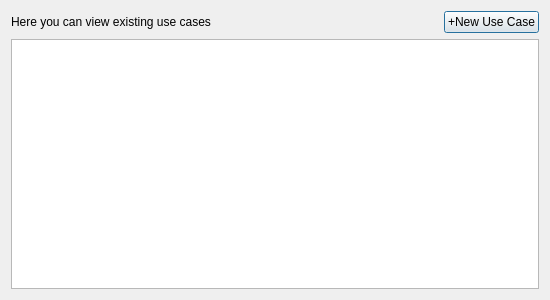
<?xml version="1.0" encoding="UTF-8"?>
<ui version="4.0">
 <class>frmLoadUseCase</class>
 <widget class="QDialog" name="frmLoadUseCase">
  <property name="geometry">
   <rect>
    <x>0</x>
    <y>0</y>
    <width>550</width>
    <height>300</height>
   </rect>
  </property>
  <property name="windowTitle">
   <string>Use Case</string>
  </property>
  <layout class="QVBoxLayout" name="verticalLayout">
   <item>
    <layout class="QHBoxLayout" name="horizontalLayout">
     <item>
      <widget class="QLabel" name="label">
       <property name="text">
        <string>Here you can view existing use cases</string>
       </property>
      </widget>
     </item>
     <item>
      <spacer name="horizontalSpacer">
       <property name="orientation">
        <enum>Qt::Horizontal</enum>
       </property>
       <property name="sizeHint" stdset="0">
        <size>
         <width>78</width>
         <height>20</height>
        </size>
       </property>
      </spacer>
     </item>
     <item>
      <widget class="QPushButton" name="btnAdNewUseCase">
       <property name="text">
        <string>+New Use Case</string>
       </property>
      </widget>
     </item>
    </layout>
   </item>
   <item>
    <widget class="QTableWidget" name="tableWidget"/>
   </item>
  </layout>
 </widget>
 <resources/>
 <connections/>
</ui>
